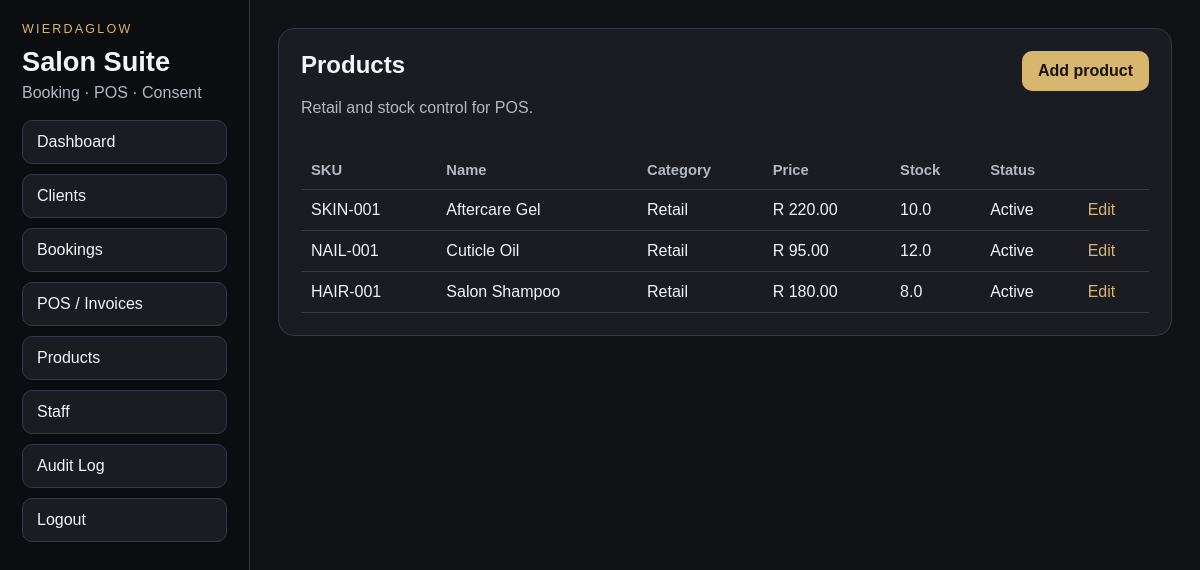
Screenshot of /products (signed in) with the database file from the repository.
### tables this page shows
CREATE TABLE products (
    id INTEGER PRIMARY KEY AUTOINCREMENT,
    sku TEXT,
    name TEXT NOT NULL,
    category TEXT,
    unit_price REAL NOT NULL DEFAULT 0,
    stock_qty REAL NOT NULL DEFAULT 0,
    active INTEGER NOT NULL DEFAULT 1,
    created_at TEXT NOT NULL,
    updated_at TEXT NOT NULL
);

### app.py (the view)
@app.route("/products")
@login_required
def products():
    rows = get_db().execute("SELECT * FROM products ORDER BY active DESC, name ASC").fetchall()
    return render_template("products.html", products=rows)

### app.py (called while the page is built)
def get_db() -> sqlite3.Connection:
    if "db" not in g:
        conn = sqlite3.connect(DB_PATH)
        conn.row_factory = sqlite3.Row
        conn.execute("PRAGMA foreign_keys = ON")
        g.db = conn
    return g.db

@app.before_request
def load_current_user() -> None:
    g.user = None
    user_id = session.get("user_id")
    if user_id:
        g.user = get_db().execute(
            "SELECT id, username, full_name, role, active FROM staff_users WHERE id = ?",
            (user_id,),
        ).fetchone()

@app.context_processor
def inject_globals() -> dict[str, Any]:
    return {
        "current_user": g.get("user"),
        "service_definitions": SERVICE_DEFINITIONS,
        "payment_methods": PAYMENT_METHODS,
        "booking_statuses": BOOKING_STATUSES,
    }

def login_required(view):
    @wraps(view)
    def wrapped(*args, **kwargs):
        if g.user is None:
            return redirect(url_for("login"))
        return view(*args, **kwargs)
    return wrapped

### templates/products.html
{% extends 'base.html' %}
{% block content %}
<section class="panel">
  <div class="section-header">
    <div><h2>Products</h2><p class="muted">Retail and stock control for POS.</p></div>
    <a class="button-link" href="{{ url_for('product_new') }}">Add product</a>
  </div>
  <div class="table-wrap">
    <table>
      <thead><tr><th>SKU</th><th>Name</th><th>Category</th><th>Price</th><th>Stock</th><th>Status</th><th></th></tr></thead>
      <tbody>
        {% for row in products %}
        <tr><td>{{ row.sku or '—' }}</td><td>{{ row.name }}</td><td>{{ row.category or '—' }}</td><td>R {{ '%.2f'|format(row.unit_price) }}</td><td>{{ row.stock_qty }}</td><td>{{ 'Active' if row.active else 'Disabled' }}</td><td><a class="text-link" href="{{ url_for('product_edit', product_id=row.id) }}">Edit</a></td></tr>
        {% else %}
        <tr><td colspan="7" class="muted">No products yet.</td></tr>
        {% endfor %}
      </tbody>
    </table>
  </div>
</section>
{% endblock %}

### static/styles.css (style rules this page uses)
:root { --bg: #111216; --panel: #1a1c22; --panel-2: #23262f; --border: #343946; --text: #f3f4f6; --muted: #b4b8c2; --accent: #d7b76f; --danger: #ff7f7f; --success: #88d69b; }
* { box-sizing: border-box; }
body { margin: 0; font-family: Arial, Helvetica, sans-serif; background: var(--bg); color: var(--text); display: flex; min-height: 100vh; }
a { color: inherit; text-decoration: none; }
.panel { background: var(--panel); border: 1px solid var(--border); border-radius: 16px; padding: 22px; margin-bottom: 22px; }
h1, h2, h3 { margin-top: 0; }
.muted { color: var(--muted); }
.section-header { display: flex; justify-content: space-between; align-items: flex-start; gap: 16px; margin-bottom: 18px; }
button, .button-link { background: var(--accent); color: #18140a; border: none; border-radius: 10px; padding: 11px 16px; font-weight: 700; cursor: pointer; }
.text-link { color: var(--accent); }
.table-wrap { overflow-x: auto; }
table { width: 100%; border-collapse: collapse; }
th, td { padding: 11px 10px; border-bottom: 1px solid var(--border); text-align: left; vertical-align: top; }
thead th { color: var(--muted); font-size: 0.92rem; }

### rows the page displays
products: sku "SKIN-001", name "Aftercare Gel", category "Retail", unit_price "220.00", stock_qty "10.0", active "Active"
products: sku "NAIL-001", name "Cuticle Oil", category "Retail", unit_price "95.00", stock_qty "12.0", active "Active"
products: sku "HAIR-001", name "Salon Shampoo", category "Retail", unit_price "180.00", stock_qty "8.0", active "Active"
